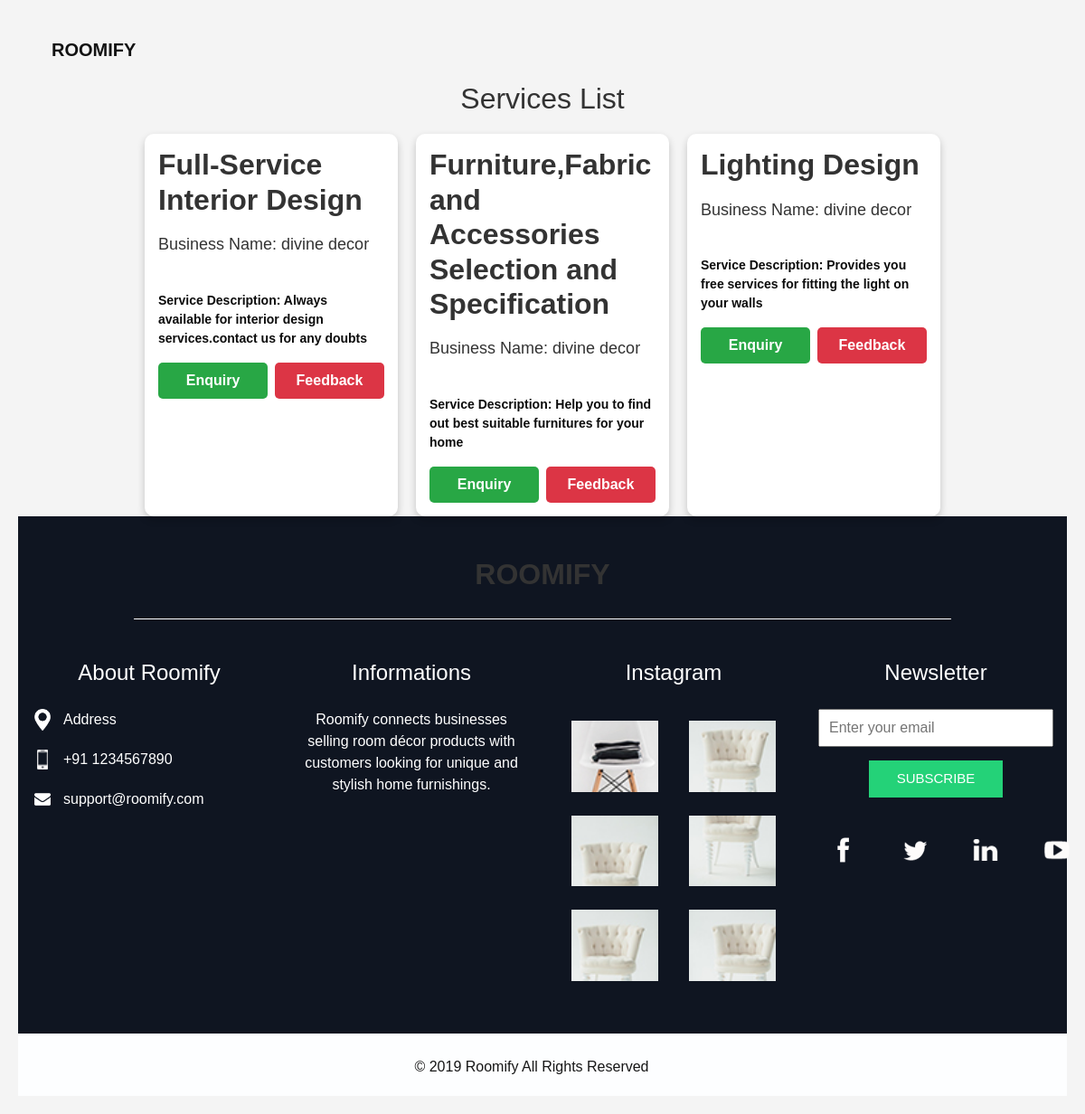
The page /cusserv_view/ on the database its author committed.
### myapp/models.py (models this page shows)
class Services(models.Model):
    Busreg=models.ForeignKey(Busreg,on_delete=models.CASCADE,null=True, blank=True)
    Serv_cat=models.CharField(max_length=255,null=True, blank=True)
    Serv_desc=models.CharField(max_length=255, null=True, blank=True)

class Busreg(models.Model):
    Login_id=models.ForeignKey(Login,on_delete=models.CASCADE,default=1)
    Business_Name=models.CharField(max_length=255)
    Owner_Name=models.CharField(max_length=255)
    Logo=models.FileField(upload_to='media/img',null=True)
    Bus_Email=models.CharField(max_length=255)
    Password=models.CharField(max_length=255)
    contact=models.CharField(max_length=15)
    Address=models.CharField(max_length=255)
    post=models.CharField(max_length=255)
    pin=models.CharField(max_length=6)
    district=models.CharField(max_length=255)
    Business_type=models.CharField(max_length=255)
    Registration_stat=models.CharField(max_length=255)
    Reg_doc=models.FileField(upload_to='uploads/')

### myapp/views.py (the view)
# urls.py: path('cusserv_view/',views.cusserv_view,name='cusserv_view'),
def cusserv_view(request):
    servvc_get=Services.objects.all()
    return render(request,'customer/Serviceview.html',{'data': servvc_get})

### templates/customer/Serviceview.html (shortened to what this page needs)
{% extends 'customer/header-footer.html' %}
{% load static %}
    {% block body %}
<head>
    <link rel="stylesheet" href="{% static 'productcss.css' %}">
</head>
<body>
<h2>Services List</h2>
<div class="product-container">
    {% for i in data %}
    <div class="product-card">
        <div class="card-content">
            <h2><strong>{{ i.Serv_cat }}</strong></h2>
            <p class="business"><h3>Business Name: {{ i.Busreg.Business_Name }}</h3></p>&nbsp;&nbsp;
            <p class="price">Service Description: {{ i.Serv_desc }}</p>
            <div class="buttons">
                <a href="/sendmailserv/{{ i.id }}/"  class="edit-btn">Enquiry</a>
                <a href="/servfeedback/{{i.id}}/" class="delete-btn">Feedback</a>
            </div>
        </div>
    </div>
    {% endfor %}
</div>
{% endblock %}
<!-- {% load static %}

### myapp/static/digitf-html/css/style.css (style rules this page uses)
body { font-family: 'Open Sans', sans-serif; color: #0c0c0c; background-color: #ffffff; }
a, a:hover, a:focus { text-decoration: none; }

### myapp/static/productcss.css (style rules this page uses)
body { font-family: Arial, sans-serif; background-color: #f4f4f4; text-align: center; padding: 20px; }
h2 { color: #333; margin-bottom: 20px; }
.product-container { display: flex; flex-wrap: wrap; justify-content: center; gap: 20px; }
.product-card { background: white; width: 280px; border-radius: 10px; overflow: hidden; box-shadow: 0px 4px 8px rgba(0, 0, 0, 0.2); text-align: left; transition: 0.3s ease-in-out; }
.card-content { padding: 15px; }
.card-content h3 { margin: 0; font-size: 18px; color: #333; }
.business, .price, .availability { font-size: 14px; font-weight: bold; }
.buttons { display: flex; flex-wrap: wrap; gap: 8px; margin-top: 10px; }
a { text-decoration: none; font-weight: bold; padding: 8px 12px; border-radius: 5px; text-align: center; flex: 1; }
.edit-btn { background: #28a745; color: white; }
.delete-btn { background: #dc3545; color: white; }

### rows shown on the page
Services: Serv_cat "Full-Service Interior Design", Busreg.Business_Name "divine decor", Serv_desc "Always available for interior design services.contact us for any doubts"
Services: Serv_cat "Furniture,Fabric and Accessories Selection and Specification", Busreg.Business_Name "divine decor", Serv_desc "Help you to find out best suitable furnitures for your home"
Services: Serv_cat "Lighting Design", Busreg.Business_Name "divine decor", Serv_desc "Provides you free services for fitting the light on your walls"
